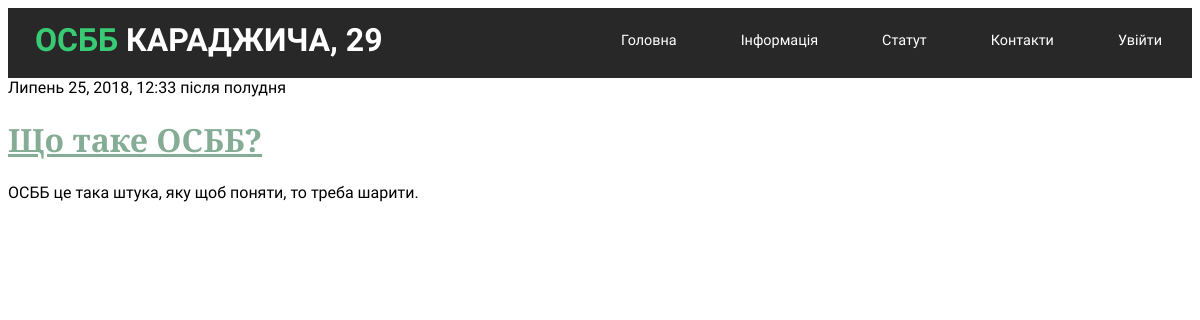
/post/1/, run on an earlier commit of the app's database.
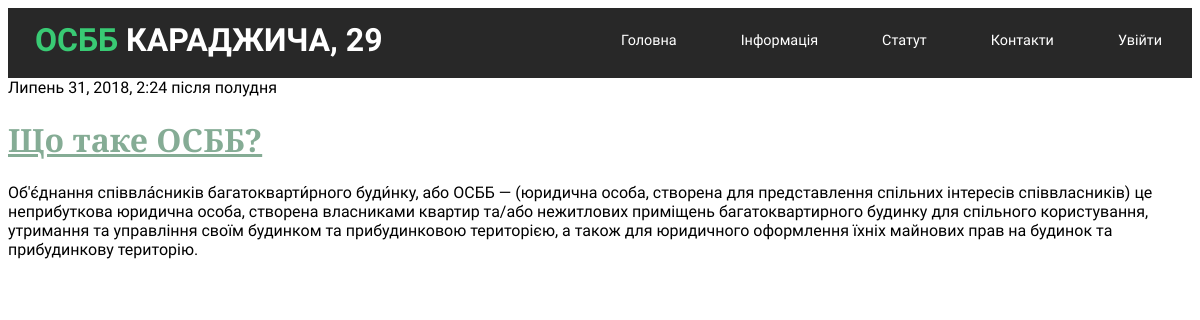
And on a later commit of the database.
### blog/models.py (models this page shows, shortened)
class Post(models.Model):
    author = models.ForeignKey('auth.User', on_delete=models.CASCADE)
    title = models.CharField(max_length=200)
    text = models.TextField()
    created_date = models.DateTimeField(
            default=timezone.now)
    published_date = models.DateTimeField(
            blank=True, null=True)

### pages/views.py (the view)
# urls.py: path('post/<int:pk>/', post_detail_view, name='post_detail'),
def post_detail_view(request, pk):
	post = get_object_or_404(Post, pk=pk)
	return render(request, 'post_detail.html', {'post': post})

### templates/post_detail.html (shortened to what this page needs)
{% extends 'home.html' %}
{% block content %}
	<head>
	</head>
    <div class="post">
        {% if post.published_date %}
            <div class="date">
                {{ post.published_date }}
            </div>
        {% endif %}
        <h1><a href="">{{ post.title }}</a></h1>
        <p>{{ post.text|linebreaksbr }}</p>
    </div>
{% endblock %}

What changed in the data, as far as the page shows it:
changed Post "Що таке ОСББ?": published_date "Липень 25, 2018, 12:33 після полудня" → "Липень 31, 2018, 2:24 після полудня"; text "ОСББ це така штука, яку щоб поняти, то треба шарити." → "Об'є́днання співвла́сників багатокварти́рного буди́нку, або ОСББ — (юридична особа, створена для представлення спільних інтересів співвласників) це неприбуткова юридична особа, створена власниками квартир та/або нежитлових приміщень багатоквартирного будинку для спільного користування, утримання та управління своїм будинком та прибудинковою територією, а також для юридичного оформлення їхніх майнових прав на будинок та прибудинкову територію."
